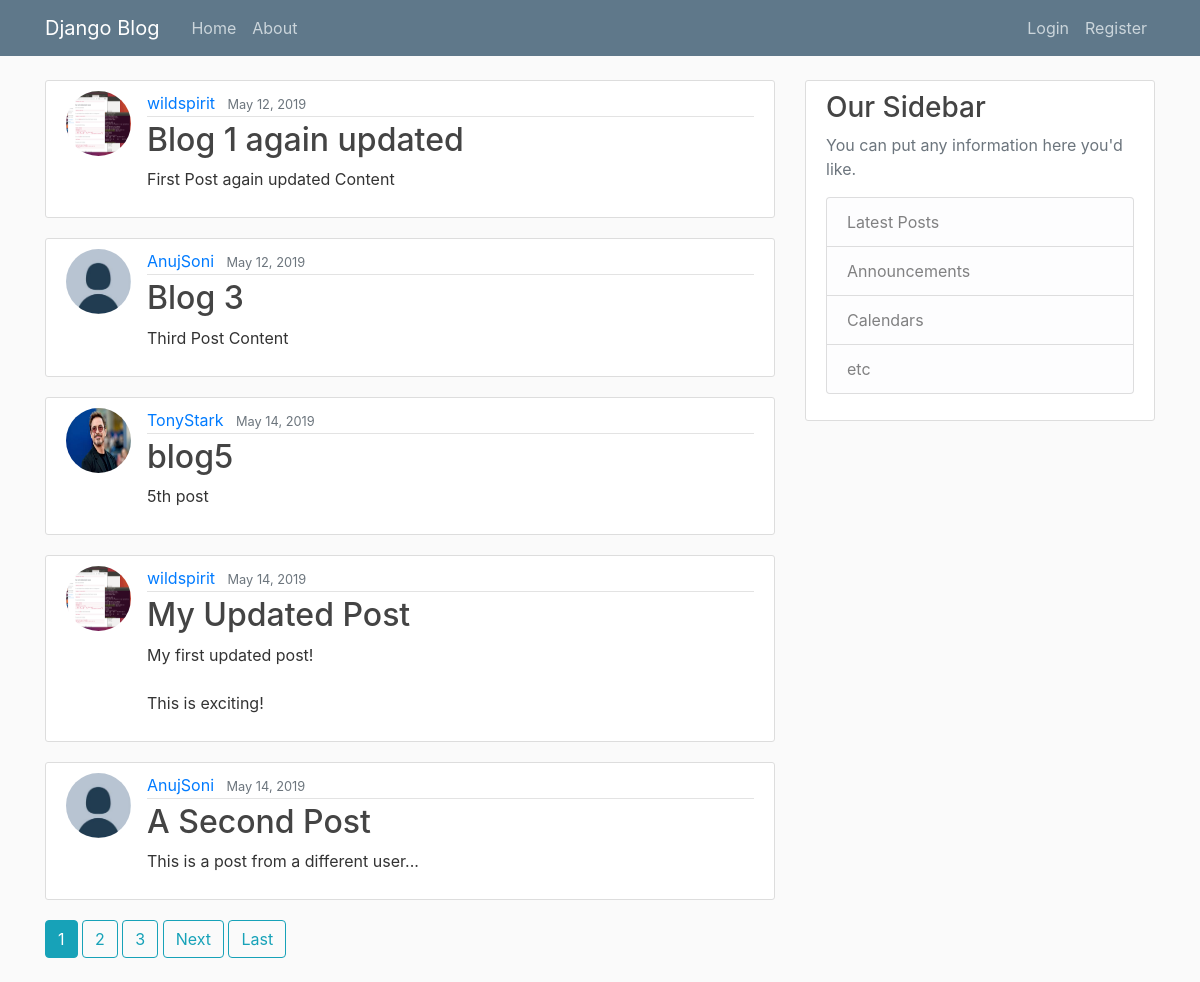
The page / on the database its author committed.
### blog/models.py (models this page shows, shortened)
class Post(models.Model):
    title = models.CharField(max_length=100)
    content = models.TextField()
    date_posted = models.DateTimeField(default=timezone.now)
    author = models.ForeignKey(User, on_delete=models.CASCADE)

### users/models.py (models this page shows, shortened)
class Profile(models.Model):
    user = models.OneToOneField(User, on_delete=models.CASCADE)
    image = models.ImageField(default='default.jpg',upload_to='profile_pics')

### blog/views.py (the view)
# urls.py: path('', PostListView.as_view(), name='blog-home'),
class PostListView(ListView):
    model = Post
    template_name = 'blog/home.html'
    context_object_name='posts'
    paginate_by = 5

### blog/templates/blog/home.html (shortened to what this page needs)
{% extends "blog/base.html" %}
{% block content %}
    {% for post in posts %}
        <article class="media content-section">
          <img class="rounded-circle article-img" src="{{ post.author.profile.image.url }}">
          <div class="media-body">
              <div class="article-metadata">
                <a class="mr-2" href="{% url 'user-posts' post.author.username %}">{{ post.author }}</a>
                <small class="text-muted">{{ post.date_posted|date:"F d, Y" }}</small>
              </div>
              <h2><a class="article-title" href="{% url 'post-detail' post.id %}">{{ post.title }}</a></h2>
              <p class="article-content">{{ post.content }}</p>
            </div>
          </article>
    {% endfor %}
    {% if is_paginated %}
              {% for num in page_obj.paginator.page_range %}
                {% if page_obj.number == num %}
                  <a class="btn btn-info mb-4" href="?page={{ num }}">{{ num }}</a>
                {% elif num > page_obj.number|add:'-3' and num < page_obj.number|add:'3' %}
                  <a class="btn btn-outline-info mb-4"href="?page={{ num }}">{{ num }}</a>
                {% endif %}
              {% endfor %}
            {% if page_obj.has_next %}
              <a class="btn btn-outline-info mb-4" href="?page={{ page_obj.next_page_number }}">Next</a>
              <a class="btn btn-outline-info mb-4" href="?page={{ page_obj.paginator.num_pages }}">Last</a>
            {% endif %}
    {% endif %}
{% endblock content %}

### blog/templates/blog/base.html (shortened to what this page needs)
{% load static %}
<html>
    <head>
            <link rel="stylesheet" href="https://maxcdn.bootstrapcdn.com/bootstrap/4.0.0/css/bootstrap.min.css">
            <link rel="stylesheet" type="text/css" href="{% static 'blog/main.css' %}">
    </head>
    <body>
            <header class="site-header">
                    <nav class="navbar navbar-expand-md navbar-dark bg-steel fixed-top">
                      <div class="container">
                        <a class="navbar-brand mr-4" href="{% url 'blog-home' %}">Django Blog</a>
                        <div class="collapse navbar-collapse" id="navbarToggle">
                          <div class="navbar-nav mr-auto">
                            <a class="nav-item nav-link" href="{% url 'blog-home' %}">Home</a>
                            <a class="nav-item nav-link" href="{% url 'blog-about' %}">About</a>
                          </div>
                          <div class="navbar-nav">
                            {% if user.is_authenticated %}
                              <a class="nav-item nav-link" href="{% url 'post-create' %}">New Post</a>
                              <a class="nav-item nav-link" href="{% url 'profile' %}">Profile</a>
                              <a class="nav-item nav-link" href="{% url 'logout' %}">Logout</a>
                            {% else %}
                              <a class="nav-item nav-link" href="{% url 'login'%}">Login</a>
                              <a class="nav-item nav-link" href="{% url 'register'%}">Register</a>
                            {% endif %}
                            </div>
                        </div>
                      </div>
                    </nav>
                  </header>
                  <main role="main" class="container">
                        <div class="row">
                          <div class="col-md-8">
                            {% block content %}{% endblock %}
                          </div>
                          <div class="col-md-4">
                            <div class="content-section">
                              <h3>Our Sidebar</h3>
                              <p class='text-muted'>You can put any information here you'd like.
                                <ul class="list-group">
                                  <li class="list-group-item list-group-item-light">Latest Posts</li>
                                  <li class="list-group-item list-group-item-light">Announcements</li>
                                  <li class="list-group-item list-group-item-light">Calendars</li>
                                  <li class="list-group-item list-group-item-light">etc</li>
                                </ul>
                              </p>
                            </div>
                          </div>
                        </div>
                      </main>
    </body>
</html>

### blog/static/blog/main.css (style rules this page uses)
body { background: #fafafa; color: #333333; margin-top: 5rem; }
h1, h2, h3, h4, h5, h6 { color: #444444; }
ul { margin: 0; }
.bg-steel { background-color: #5f788a; }
.site-header .navbar-nav .nav-link { color: #cbd5db; }
.content-section { background: #ffffff; padding: 10px 20px; border: 1px solid #dddddd; border-radius: 3px; margin-bottom: 20px; }
.article-title { color: #444444; }
.article-content { white-space: pre-line; }
.article-img { height: 65px; width: 65px; margin-right: 16px; }
.article-metadata { padding-bottom: 1px; margin-bottom: 4px; border-bottom: 1px solid #e3e3e3 }

### rows shown on the page
Post: author.profile.image (picture), author "wildspirit", date_posted "May 12, 2019", title "Blog 1 again updated", content "First Post again updated Content"
Post: author.profile.image (placeholder picture), author "AnujSoni", date_posted "May 12, 2019", title "Blog 3", content "Third Post Content"
Post: author.profile.image (picture), author "TonyStark", date_posted "May 14, 2019", title "blog5", content "5th post"
Post: author.profile.image (picture), author "wildspirit", date_posted "May 14, 2019", title "My Updated Post", content "My first updated post! This is exciting!"
Post: author.profile.image (placeholder picture), author "AnujSoni", date_posted "May 14, 2019", title "A Second Post", content "This is a post from a different user..."

### other values the page prints
{{ num }} "1"
{{ num }} "2" "3"
